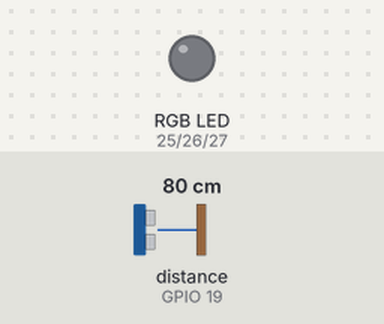
Bench run of a sketch on a simulated ESP32. Shown: an RGB LED mixed from three pins (HIGH = lit). Wiring (inferred from the names in the program): ultrasonic range finder: trigger GPIO 18; echo GPIO 19. Inputs (shaded band) come from the test bench; at power-on: distance to the obstacle (sensor on GPIO 19) 80 cm. The echo pulse lasts 58.3 µs per cm; WiFi joins after 1.5 s; servers stay silent unless stated; no MQTT or app messages arrive unless stated; pins used as bus, display or sensor lines are not drawn; what the sketch prints to the serial monitor is not drawn.

Above: at 2.7 s.
2.8 s: distance to the obstacle (sensor on GPIO 19) set to 34 cm
5.0 s: distance to the obstacle (sensor on GPIO 19) set to 27 cm
At 9.2 s:
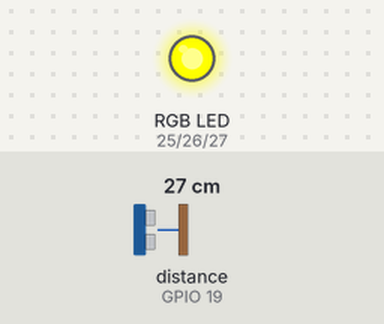
10.0 s: distance to the obstacle (sensor on GPIO 19) set to 12 cm
14.7 s: distance to the obstacle (sensor on GPIO 19) set to 9 cm
At 20.0 s:
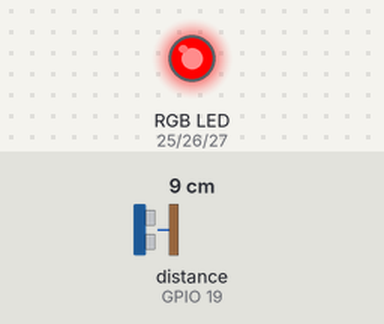
23.1 s: distance to the obstacle (sensor on GPIO 19) set to 18 cm
At 24.3 s:
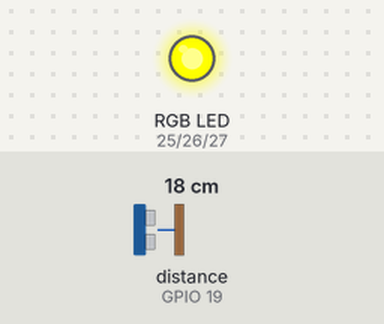
Timing chart, 0 to 26.1 s (numbered marks = the images above; inputs shaded):
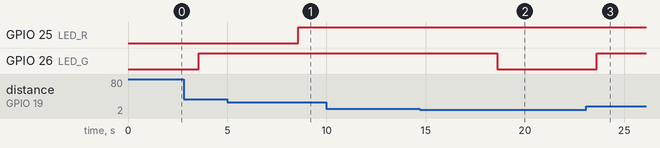

Measured:
- the behaviour switches between 31 and 30 cm on distance to the obstacle (sensor on GPIO 19) (found by bisection; images 0 and 1)
- the behaviour switches between 11 and 10 cm on distance to the obstacle (sensor on GPIO 19) (found by bisection; images 1 and 2)
- after the input at 5.0 s, GPIO 25 (LED_R): LOW → HIGH after 3.6 s
- after the input at 10.0 s, every drawn part: stays the same
- after the input at 14.7 s, GPIO 26 (LED_G): HIGH → LOW after 3.9 s
- after the input at 23.1 s, GPIO 26 (LED_G): LOW → HIGH after 0.51 s

The sketch:

Prueba03_Lab05.ino
```cpp
#include <WiFi.h>
#include "Adafruit_MQTT.h"
#include "Adafruit_MQTT_Client.h"

#define WLAN_SSID       "ARTEFACTOS"
#define WLAN_PASS       "87654321"
#define AIO_SERVER      "io.adafruit.com"
#define AIO_SERVERPORT  1883
#define AIO_USERNAME    "AndreaAlvarez"
#define AIO_KEY         "------------"

#define TRIG_PIN 18
#define ECHO_PIN 19
#define LED_R 25
#define LED_G 26
#define LED_B 27

// ================= MQTT SETUP ===================
WiFiClient client;
Adafruit_MQTT_Client mqtt(&client, AIO_SERVER, AIO_SERVERPORT, AIO_USERNAME, AIO_KEY);

// Configuración de los Feeds

Adafruit_MQTT_Publish feedDistancia = Adafruit_MQTT_Publish(&mqtt, AIO_USERNAME "/feeds/distancia");

// Suscriptor: Recibe las órdenes del Toggle
Adafruit_MQTT_Subscribe feedToggle = Adafruit_MQTT_Subscribe(&mqtt, AIO_USERNAME "/feeds/toggle");

// Variable global para controlar el Toggle
bool ledHabilitado = true;

// Prototipo de función para conectar/reconectar
void MQTT_connect();

void setup() {
  Serial.begin(115200);

  pinMode(TRIG_PIN, OUTPUT);
  pinMode(ECHO_PIN, INPUT);
  pinMode(LED_R, OUTPUT);
  pinMode(LED_G, OUTPUT);
  pinMode(LED_B, OUTPUT);

  // Conectar a Wi-Fi
  Serial.println();
  Serial.print("Conectando a WiFi: ");
  Serial.println(WLAN_SSID);

  WiFi.begin(WLAN_SSID, WLAN_PASS);
  while (WiFi.status() != WL_CONNECTED) {
    delay(500);
    Serial.print(".");
  }
  Serial.println("\nWiFi conectado!");

  // Suscribirse al feed del botón
  mqtt.subscribe(&feedToggle);
}

void loop() {
  // Asegurar la conexión MQTT
  MQTT_connect();

  // 1. LEER SUSCRIPCIONES (Desafío del Toggle)
  Adafruit_MQTT_Subscribe *subscription;
  while ((subscription = mqtt.readSubscription(2000))) {
    if (subscription == &feedToggle) {
      Serial.print("Comando de Toggle recibido: ");
      Serial.println((char *)feedToggle.lastread);

      if (strcmp((char *)feedToggle.lastread, "ON") == 0) {
        ledHabilitado = true;
      } else {
        ledHabilitado = false;
        // Apagar LED inmediatamente
        analogWrite(LED_R, 0);
        analogWrite(LED_G, 0);
        analogWrite(LED_B, 0);
      }
    }
  }

  // 2. LECTURA DEL SENSOR ULTRASÓNICO
  digitalWrite(TRIG_PIN, LOW);
  delayMicroseconds(2);
  digitalWrite(TRIG_PIN, HIGH);
  delayMicroseconds(10);
  digitalWrite(TRIG_PIN, LOW);

  long duracion = pulseIn(ECHO_PIN, HIGH);

  if (duracion == 0) {
    Serial.println("No se detectó eco");
    delay(2000);
    return;
  }

  float distancia = (duracion * 0.0343) / 2;
  Serial.print("Distancia: "); Serial.print(distancia); Serial.println(" cm");

  // 3. LÓGICA DEL LED RGB (siempre y cuando el Toggle esté en ON)
  if (ledHabilitado) {
    if (distancia < 10) {
      // Cerca -> Rojo
      analogWrite(LED_R, 255);
      analogWrite(LED_G, 0);
      analogWrite(LED_B, 0);
    } else if (distancia >= 10 && distancia < 30) {
      // Medio -> Amarillo
      analogWrite(LED_R, 255);
      analogWrite(LED_G, 255);
      analogWrite(LED_B, 0);
    } else {
      // Lejos -> Verde
      analogWrite(LED_R, 0);
      analogWrite(LED_G, 255);
      analogWrite(LED_B, 0);
    }
  }

  // 4. PUBLICAR EN ADAFRUIT IO
  Serial.print("Enviando valor a Adafruit... ");
  if (! feedDistancia.publish(distancia)) {
    Serial.println("Fallo al enviar.");
  } else {
    Serial.println("OK!");
  }

  // Retardo de seguridad
  delay(3000);
}

// Función para inicializar y mantener viva la conexión con Adafruit
void MQTT_connect() {
  int8_t ret;
  if (mqtt.connected()) {
    return;
  }
  Serial.print("Conectando a MQTT... ");
  uint8_t retries = 3;
  while ((ret = mqtt.connect()) != 0) {
       Serial.println(mqtt.connectErrorString(ret));
       Serial.println("Reintentando en 5 segundos...");
       mqtt.disconnect();
       delay(5000);
       retries--;
       if (retries == 0) {
         while (1); // Congela el programa si definitivamente no hay conexión
       }
  }
  Serial.println("¡Conectado!");
}
```
